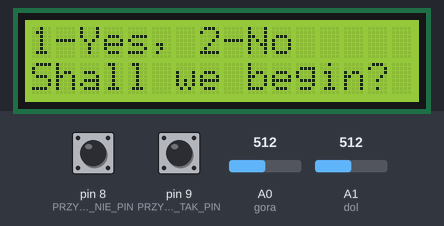
The sketch below on a simulated Arduino Uno, built with avr-gcc and run on an emulated ATmega328P. On the bench: 16×2 character LCD. Inputs (shaded band) come from the test bench; at power-on: pin 9 (PRZYCISK_TAK_PIN) HIGH, pin 8 (PRZYCISK_NIE_PIN) HIGH, A0 (gora) = 512, A1 (dol) = 512. What the sketch prints to the serial monitor is not drawn.

Above: at 1.2 s.
1.3 s: pin 9 (PRZYCISK_TAK_PIN) pulled LOW for 0.15 s
At 2.5 s:
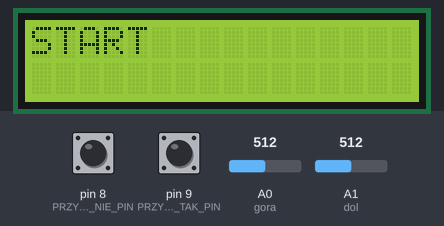
4.4 s: pin 9 (PRZYCISK_TAK_PIN) pulled LOW for 3.2 s
At 6.8 s:
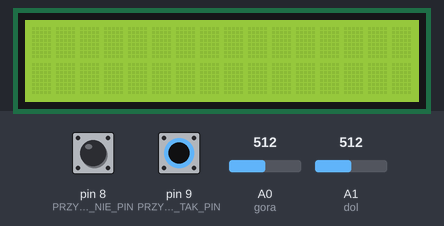
9.1 s: pin 8 (PRZYCISK_NIE_PIN) pulled LOW for 1 s
At 10.9 s:
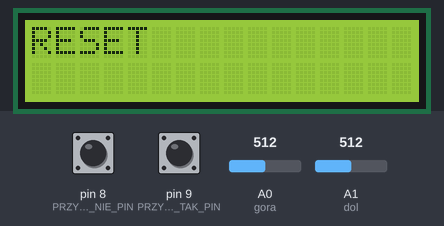
13.1 s: pin 8 (PRZYCISK_NIE_PIN) pulled LOW for 0.15 s
16.2 s: pin 8 (PRZYCISK_NIE_PIN) pulled LOW for 3.2 s
Timing chart, 0 to 19.2 s (numbered marks = the images above; inputs shaded):
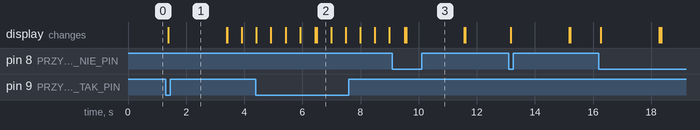

The sketch:

Gliceryna_pomiar_fotorezystor.ino
```cpp
// zmienic warunki na przeciwne
/* WYŚWIETLACZ
*  LCM1602 & Arduino Uno
*  VCC - > 5 V
*  GND - GND
*  SCL -> A5
*  SDA -> A4
*/
/* CZUJNIKI ŚWiATŁA
* Arduino Uno
*  VCC - > 5 V
*  GND - GND
*  AO_1 -> A0 // GÓRA
*  AO_2 -> A1 // DÓŁ
*/
/* CZUJNIK TEMPERATURY
* Arduino Uno
*  VCC - > 5 V
*  GND - GND
*  AO_1 -> D4
*/
/* PRZYCISK DO RESETU
* kabel D 12 ---> RESET
* przycisk AO --> D8
*/
#include <OneWire.h>
#include <DallasTemperature.h>
#include <Wire.h>   // standardowa biblioteka Arduino
#include <LiquidCrystal_I2C.h> // dolaczenie pobranej biblioteki I2C dla LCD
#define ONE_WIRE_BUS 4
OneWire oneWire(ONE_WIRE_BUS);

LiquidCrystal_I2C lcd(0x27, 16, 2);  // Ustawienie adresu ukladu na 0x27
DallasTemperature sensors(&oneWire);


#define gora A0
#define dol A1

int warunek_swiatla_gora = 42;
int warunek_swiatla_dol = 42;

double czas[2]{};
int nr_czujnika = 0;
#define PRZYCISK_TAK_PIN 9
#define PRZYCISK_NIE_PIN 8

double czas_przelotu_1 {};
int ilosc_wykrytych {};

int nr_pomiaru{};
      bool przycisk_tak_wcisniety = false;
      bool przycisk_nie_wcisniety = false;
      bool pytanie_wyswietlone = false;
      bool start_wyswietlony = false;
int numer_pytania = 0;

void setup() {
  Serial.begin(9600);
   lcd.begin();   // Inicjalizacja LCD
   lcd.backlight(); // zalaczenie podwietlenia
  sensors.begin();

      pinMode(gora, INPUT);
      pinMode(dol, INPUT);
  pinMode(PRZYCISK_TAK_PIN, INPUT_PULLUP); // Przycisk "Tak" z rezystorem pull-up wewnętrznie
  pinMode(PRZYCISK_NIE_PIN, INPUT_PULLUP); // Przycisk "Nie" z rezystorem pull-up wewnętrznie

}

void loop() {

    int czujnik_gora = analogRead(gora);
    int czujnik_srodek = analogRead(dol);


if(numer_pytania == 0){
   if (!pytanie_wyswietlone) {
        lcd.clear();
        lcd.setCursor(0, 1);
        lcd.print("Shall we begin?");
        lcd.setCursor(0, 0);
        lcd.print("1-Yes, 2-No");
        pytanie_wyswietlone = true;
    }

    if (!przycisk_tak_wcisniety && !przycisk_nie_wcisniety) {
        przycisk_tak_wcisniety = digitalRead(PRZYCISK_TAK_PIN) == LOW;
        przycisk_nie_wcisniety = digitalRead(PRZYCISK_NIE_PIN) == LOW;
        delay(40); // Krótka pauza, aby nie wykrywać wielokrotnego naciśnięcia
    }


 if (przycisk_nie_wcisniety) {
   lcd.clear();
  nr_czujnika = 0;
  czas[0] = 0;
  czas[1] = 0;
  lcd.print("RESET");
  delay(2000);
  lcd.clear();
       przycisk_tak_wcisniety = false;
       przycisk_nie_wcisniety = false;
        pytanie_wyswietlone = false;

}


 if (przycisk_tak_wcisniety) {

       if (!start_wyswietlony) {
        lcd.clear();
        lcd.print("START");
        delay(2000);
       lcd.clear();
        lcd.setCursor(0, 1);
        lcd.print("1-   , 2-Reset");
        start_wyswietlony = true;
    }

if(nr_czujnika == 0){
    if(czujnik_gora > warunek_swiatla_gora){
        czas[0] = millis();
        nr_czujnika = 1;
     //  lcd.clear();
       lcd.setCursor(15, 0);
       lcd.print("X");
    }
  }

  else if(nr_czujnika == 1){
    if(czujnik_srodek > warunek_swiatla_dol){
        czas[1] = millis();
        nr_czujnika = 0;
        czas_przelotu_1 = czas[1] - czas[0];

        lcd.clear();
        lcd.setCursor(15, 1);
        lcd.print("X");
        lcd.setCursor(15, 0);
        lcd.print("X");
        lcd.setCursor(0, 0);
        lcd.print("t: ");
        lcd.print(czas_przelotu_1,0);
        lcd.print(" ms");

              for(int i = 0; i < 3; i++){ // miganie ekranu po obliczeniu i wyświetleniu czasu
                lcd.noDisplay(); //Wyłącz i poczekaj
                delay(500);
                lcd.display(); //Włącz i poczekaj
                delay(500);
                }
        lcd.setCursor(15, 1);
        lcd.print(" ");
        lcd.setCursor(15, 0);
        lcd.print(" ");
       przycisk_tak_wcisniety = false;
       przycisk_nie_wcisniety = false;
       pytanie_wyswietlone = false;
        start_wyswietlony = false;
        numer_pytania = 1;

    }
  }
  przycisk_nie_wcisniety = digitalRead(PRZYCISK_NIE_PIN) == LOW;
  if (przycisk_nie_wcisniety) {
   lcd.clear();
  nr_czujnika = 0;
  czas[0] = 0;
  czas[1] = 0;
  lcd.print("RESET");
       przycisk_tak_wcisniety = false;
       przycisk_nie_wcisniety = false;
       pytanie_wyswietlone = false;
        start_wyswietlony = false;
        numer_pytania = 0;
    delay(2000);
  lcd.clear();

}

}
}

if(numer_pytania == 1){
   if (!pytanie_wyswietlone) {
        lcd.setCursor(0, 1);
        lcd.print("1-Save, 2-Lose");
        pytanie_wyswietlone = true;
    }

    if (!przycisk_tak_wcisniety && !przycisk_nie_wcisniety) {
        przycisk_tak_wcisniety = digitalRead(PRZYCISK_TAK_PIN) == LOW;
        przycisk_nie_wcisniety = digitalRead(PRZYCISK_NIE_PIN) == LOW;
        delay(40); // Krótka pauza, aby nie wykrywać wielokrotnego naciśnięcia
    }
if (przycisk_tak_wcisniety) {
        //    Serial.print("Czas w ms: ");
            Serial.println(czas_przelotu_1);
        lcd.clear();
        lcd.setCursor(0, 0);
            lcd.print("Saving");
                    for(int i = 0; i < 3; i++){ // miganie ekranu po obliczeniu i wyświetleniu czasu
                lcd.print(".");
                lcd.noDisplay(); //Wyłącz i poczekaj
                delay(500);
                lcd.display(); //Włącz i poczekaj
                delay(500);
                }
       przycisk_tak_wcisniety = false;
       przycisk_nie_wcisniety = false;
       pytanie_wyswietlone = false;
        start_wyswietlony = false;
        numer_pytania = 0;
        }

        if (przycisk_nie_wcisniety) {
            lcd.clear();
       przycisk_tak_wcisniety = false;
       przycisk_nie_wcisniety = false;
       pytanie_wyswietlone = false;
        start_wyswietlony = false;
        numer_pytania = 0;
        }


}


delay(2);
}
```

Measured:
- after the input at 1.3 s, the display: changes after 0.08 s (image 1)
- after the input at 4.4 s, the display: first differs from a run without the input after 2.1 s (image 2)
- after the input at 9.1 s, the display: first differs from a run without the input after 0.47 s (image 3)
- what the display in image 2 shows lasts 0.5 s, from 6.5 s to 7.0 s
